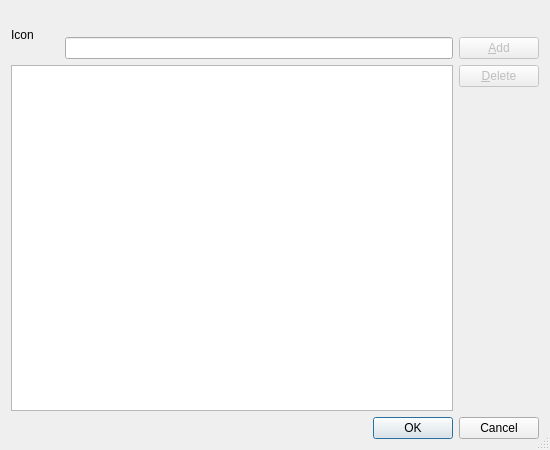
<?xml version="1.0" encoding="UTF-8"?>
<ui version="4.0">
 <class>AdBlockExceptionsDialog</class>
 <widget class="QDialog" name="AdBlockExceptionsDialog">
  <property name="geometry">
   <rect>
    <x>0</x>
    <y>0</y>
    <width>550</width>
    <height>450</height>
   </rect>
  </property>
  <property name="windowTitle">
   <string>AdBlock Exceptions</string>
  </property>
  <property name="sizeGripEnabled">
   <bool>true</bool>
  </property>
  <layout class="QVBoxLayout" name="verticalLayout">
   <item>
    <layout class="QGridLayout" name="gridLayout">
     <item row="0" column="0" rowspan="2">
      <widget class="QLabel" name="iconLabel">
       <property name="minimumSize">
        <size>
         <width>48</width>
         <height>48</height>
        </size>
       </property>
       <property name="text">
        <string notr="true">Icon</string>
       </property>
      </widget>
     </item>
     <item row="0" column="1">
      <spacer name="horizontalSpacer">
       <property name="orientation">
        <enum>Qt::Horizontal</enum>
       </property>
       <property name="sizeHint" stdset="0">
        <size>
         <width>188</width>
         <height>20</height>
        </size>
       </property>
      </spacer>
     </item>
     <item row="1" column="1">
      <widget class="E5LineEdit" name="hostEdit">
       <property name="toolTip">
        <string>Enter a host to block AdBlock for</string>
       </property>
      </widget>
     </item>
     <item row="1" column="2">
      <widget class="QPushButton" name="addButton">
       <property name="enabled">
        <bool>false</bool>
       </property>
       <property name="toolTip">
        <string>Press to add the host</string>
       </property>
       <property name="text">
        <string>&amp;Add</string>
       </property>
      </widget>
     </item>
     <item row="2" column="0" rowspan="2" colspan="2">
      <widget class="QListWidget" name="hostList">
       <property name="alternatingRowColors">
        <bool>true</bool>
       </property>
       <property name="sortingEnabled">
        <bool>true</bool>
       </property>
      </widget>
     </item>
     <item row="2" column="2">
      <widget class="QPushButton" name="deleteButton">
       <property name="enabled">
        <bool>false</bool>
       </property>
       <property name="toolTip">
        <string>Press to delete the selected hosts</string>
       </property>
       <property name="text">
        <string>&amp;Delete</string>
       </property>
      </widget>
     </item>
     <item row="3" column="2">
      <spacer name="verticalSpacer">
       <property name="orientation">
        <enum>Qt::Vertical</enum>
       </property>
       <property name="sizeHint" stdset="0">
        <size>
         <width>20</width>
         <height>148</height>
        </size>
       </property>
      </spacer>
     </item>
    </layout>
   </item>
   <item>
    <widget class="QDialogButtonBox" name="buttonBox">
     <property name="orientation">
      <enum>Qt::Horizontal</enum>
     </property>
     <property name="standardButtons">
      <set>QDialogButtonBox::Cancel|QDialogButtonBox::Ok</set>
     </property>
    </widget>
   </item>
  </layout>
 </widget>
 <customwidgets>
  <customwidget>
   <class>E5LineEdit</class>
   <extends>QLineEdit</extends>
   <header>E5Gui/E5LineEdit.h</header>
  </customwidget>
 </customwidgets>
 <tabstops>
  <tabstop>hostEdit</tabstop>
  <tabstop>addButton</tabstop>
  <tabstop>hostList</tabstop>
  <tabstop>deleteButton</tabstop>
  <tabstop>buttonBox</tabstop>
 </tabstops>
 <resources/>
 <connections>
  <connection>
   <sender>buttonBox</sender>
   <signal>accepted()</signal>
   <receiver>AdBlockExceptionsDialog</receiver>
   <slot>accept()</slot>
   <hints>
    <hint type="sourcelabel">
     <x>248</x>
     <y>254</y>
    </hint>
    <hint type="destinationlabel">
     <x>157</x>
     <y>274</y>
    </hint>
   </hints>
  </connection>
  <connection>
   <sender>buttonBox</sender>
   <signal>rejected()</signal>
   <receiver>AdBlockExceptionsDialog</receiver>
   <slot>reject()</slot>
   <hints>
    <hint type="sourcelabel">
     <x>316</x>
     <y>260</y>
    </hint>
    <hint type="destinationlabel">
     <x>286</x>
     <y>274</y>
    </hint>
   </hints>
  </connection>
 </connections>
</ui>
